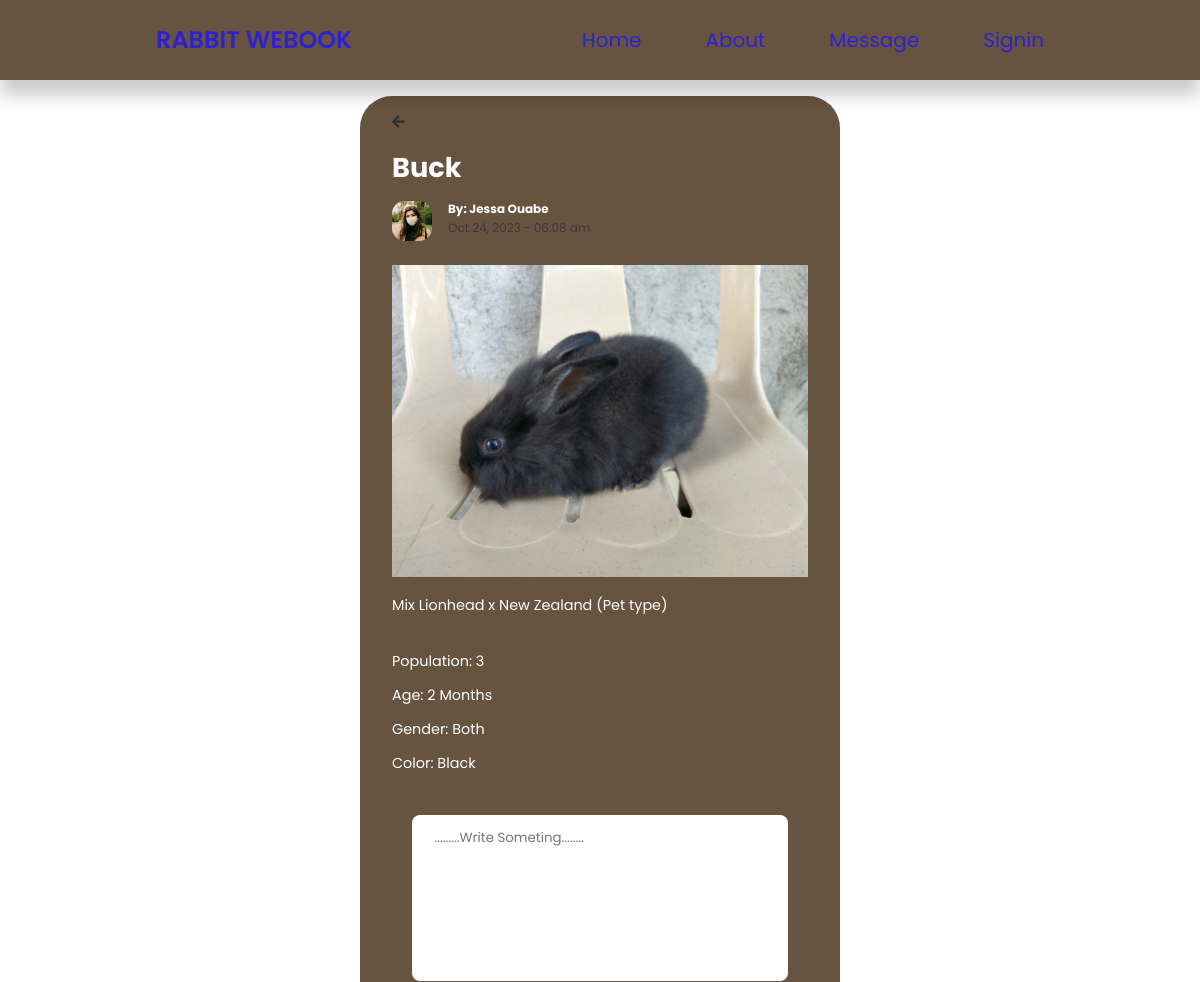
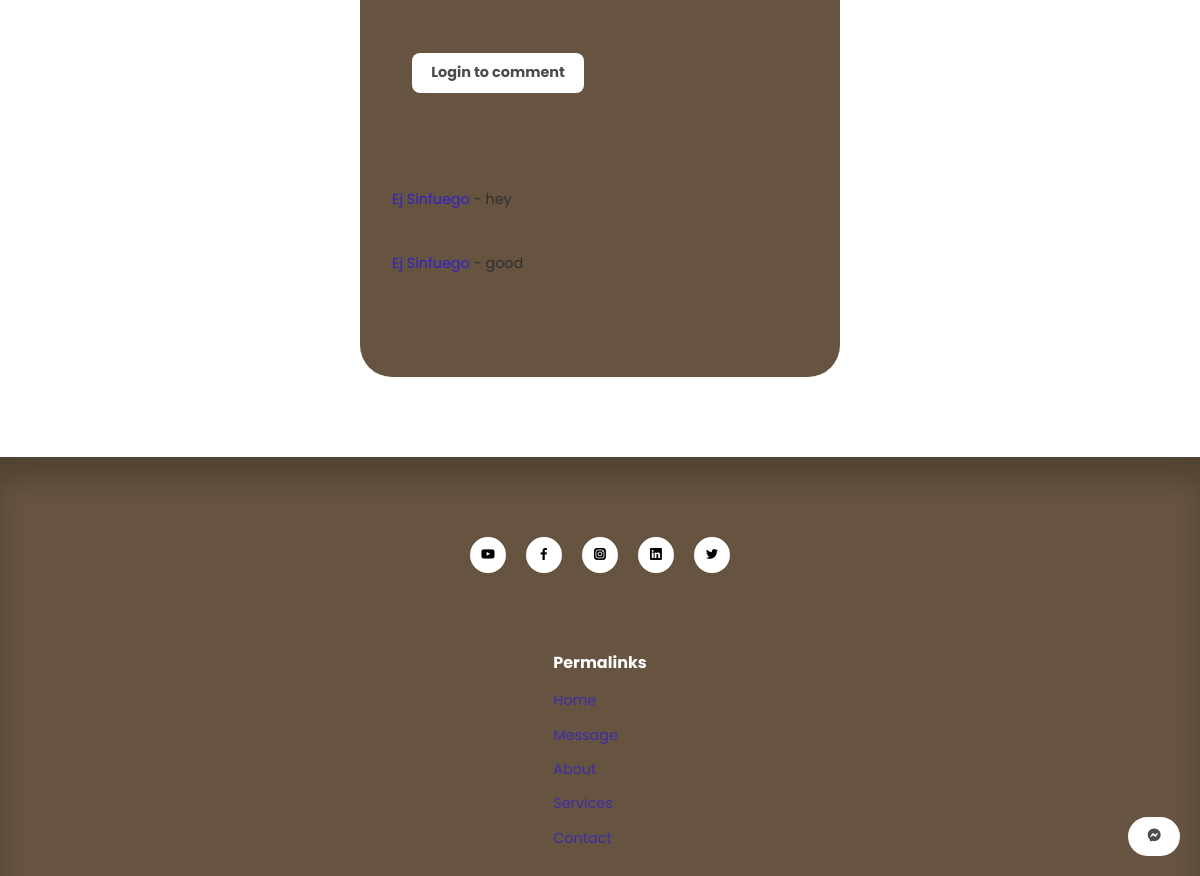
Page /post.php?id=70 on the committed database (2 pictures, top to bottom).
### tables this page shows
CREATE TABLE `posts` (
  `id` int(11) UNSIGNED NOT NULL,
  `title` varchar(255) NOT NULL,
  `body` text NOT NULL,
  `thumbnail` varchar(255) NOT NULL,
  `date_time` timestamp NOT NULL DEFAULT current_timestamp(),
  `category_id` int(11) UNSIGNED DEFAULT NULL,
  `author_id` int(11) UNSIGNED NOT NULL,
  `is_featured` tinyint(1) NOT NULL,
  `age` varchar(255) NOT NULL,
  `color` varchar(255) NOT NULL,
  `gender` varchar(255) NOT NULL,
  `population` varchar(255) NOT NULL
);

CREATE TABLE `users` (
  `id` int(11) UNSIGNED NOT NULL,
  `unique_id` varchar(255) NOT NULL,
  `firstname` varchar(50) NOT NULL,
  `lastname` varchar(50) NOT NULL,
  `username` varchar(50) NOT NULL,
  `email` varchar(255) NOT NULL,
  `password` varchar(255) NOT NULL,
  `avatar` varchar(255) NOT NULL,
  `is_admin` tinyint(1) NOT NULL,
  `status` varchar(255) NOT NULL,
  `address` varchar(1000) NOT NULL,
  `contact` varchar(12) NOT NULL,
  `location` int(11) DEFAULT NULL
);

CREATE TABLE `comments` (
  `comment_id` int(11) NOT NULL,
  `comment` longtext NOT NULL,
  `date_posted` datetime NOT NULL,
  `post_id` int(11) NOT NULL,
  `user_id` int(11) NOT NULL
);

### post.php (the view, shortened to what this page needs)
<?php
require 'partials/header.php';
if(isset($_GET['id'])) {
    $id = filter_var($_GET['id'], FILTER_SANITIZE_NUMBER_INT);
    $query = "SELECT * FROM posts WHERE id=$id";
    $result = mysqli_query($connection, $query);
    $post = mysqli_fetch_assoc($result);
} else {
    header('location: ' . ROOT_URL . 'home.php');
    die();
}
?>
    <section class="singlepost">
        <div class="container singlepost__container">
        <i class="fas fa-arrow-left"></i><a href="index.php"><h2> <?= $post['title'] ?></h2></a>
            <div class="post__author">
                    <?php
                        $author_id = $post['author_id'];
                        $author_query = "SELECT *FROM users WHERE id=$author_id";
                        $author_result = mysqli_query($connection, $author_query);
                        $author = mysqli_fetch_assoc($author_result);
                    ?>
                        <div class="post__author-avatar">
                            <img src="<?= ROOT_URL?>images/<?= $author['avatar'] ?>">
                        </div>
                        <div class="post__author-info">
                        <h5>By: <a href="get-profile.php?id=<?= $author['id'] ?>" class="cc"><?= ucwords( "{$author['firstname']} {$author['lastname']}") ?></a></h5>
                        <small><?= date("M d, Y - h:i a", strtotime($post['date_time'])) ?></small>
                    </div>
            </div>
            <div class="singlepost__thumbnail">
                <img src="./images/<?= $post['thumbnail'] ?>">
            </div>
            <p><?= $post['body'] ?></p><br>
            <p>Population: <?= $post['population'] ?></p>
            <p>Age: <?= $post['age'] ?></p>
            <p>Gender: <?= $post['gender'] ?></p>
            <p>Color: <?= $post['color'] ?></p>
            <!DOCTYPE html>
<html>
<head>
</head>
<body>
	<div id="container">
					<form method="post" action="submitComment.php">
					<textarea name="comment" rows="7" cols="64" style="" placeholder=".........Write Someting........" required></textarea>
					<br>
                    <?php if(isset($_SESSION['user-id'])): ?>
					<button type="submit" name="post">&nbsp;POST</button>
                    <?php else: ?>
                    <a href="login.php" class="btn">Login to comment</a>
                    <?php endif; ?>
					<br>
					</form>
							<?php
								$comment_query = mysqli_query($connection,"SELECT * ,UNIX_TIMESTAMP() - date_posted AS TimeSpent FROM comments LEFT JOIN users on users.id = comments.user_id where post_id = '$id'") or die (mysqli_error());
								while ($comment_row=mysqli_fetch_array($comment_query)){
								$comment_by = $comment_row['firstname']." ".  $comment_row['lastname'];
							?>
					<br><a href="#"><?php echo $comment_by; ?></a> - <?php echo $comment_row['comment']; ?>
					<br>
					<br>
							<?php
							}
							?>
</body>
</html>
        </div>
    </section>
<?php
require 'partials/footer.php';
?>

### css/style27.css (style rules this page uses)
:root { --color-primary: #9c9c79; --color-primary-light: hsl(242, 91%, 69%, 18%); --color-primary-variant: #5854c7; --color-red: red; --color-red-light: hsl(346, 87%, 46%, 15%); --color-green: #00c476; --color-green-light: hsl(156, 100%, 38%, 15%); --color-gray-1000: #d3b68d; --color-gray-900: #d3b68d; --color-gray-700: #5877cc; --color-gray-300: white; --color-gray-200: rgba(244, 244, 247, 0.7); --color-white: #ffffff; --color-bg: #9c9c79; --transition: all 300ms ease; --container-width-lg: 74%; --container-width-md: 88%; --form-width: 40%; --card-border-radius-1: 0.3rem; --card-border-radius-2: 0.5rem; --card-border-radius-3: 0.8rem; --card-border-radius-4: 2rem; --card-border-radius-5: 5rem; }
* { margin: 0; padding: 0; outline: 0; border: 0; appearance: 0; list-style: none; text-decoration: none; box-sizing: border-box; }
body { font-family: 'Montserrat', sans-serif; line-height: 1.6; color: var(--color-gray-200); overflow-x: hidden; background: var(--color-bg); font-size: 0.9rem; }
.container { width: var(--container-width-lg); max-width: 1800px; margin-inline: auto; }
section { margin-top: 3rem; width: 100vw; }
h1, h2, h3, h4, h5 { color: var(--color-white); line-height: 1.3; }
h2 { font-size: 1.7rem; margin: 1rem 0; }
a { color: var(--color-white); transition: var(--transition); }
img { display: block; width: 100%; object-fit: cover; }
.btn { display: inline-block; width: fit-content; padding: 0.6rem 1.2rem; background-color: var(--color-primary); border-radius: var(--card-border-radius-2); cursor: pointer; transition: var(--transition); color: var(--color-white); }
.singlepost, .singlepost-x { margin: 6rem 0 5rem; justify-content: space-between; }
.singlepost__container { width: var(--form-width); background: var(--color-gray-900); padding: 1rem 2rem 1rem; justify-content: space-between; margin-bottom: 10px; }
.singlepost__thumbnail, .singlepost__thumbnail-x { margin: 1.5rem 0 1rem; }
.singlepost__container p { margin-top: 0.6rem; line-height: 1.6; }
form { display: flex; flex-direction: column; gap: 1rem; padding: 20px; }
input, textarea, select { margin-top: 20px; padding: 0.8rem 1.4rem; background-color: #dbdfe9; border-radius: var(--card-border-radius-2); resize: none; color: rgb(0, 0, 0); }
h2 { margin-left: 200px; margin-bottom: 20px; }

### css/style5.css (style rules this page uses)
* { margin: 0; padding: 0; box-sizing: border-box; text-decoration: none; font-family: 'Poppins', sans-serif; }
small { color: #3a3a3a; }

### css/style.css (style rules this page uses)
body { font-family: -apple-system, BlinkMacSystemFont, Roboto, Segoe UI, Helvetica Neue, Helvetica, Arial, sans-serif; margin: 0 auto; -webkit-font-smoothing: antialiased; box-sizing: border-box; color: #2f2f2f; line-height: 1.5; }
a { text-decoration: none; color: #2f20d1; }
img { height: auto; max-width: 100%; vertical-align: middle; }

### post.php (style rules this page uses)
.cc, h5, h2 { color: #fff; cursor: pointer; }

### rows in the picture
posts: title "Buck", date_time "Oct 24, 2023 - 06:08 am", thumbnail (picture), body "Mix Lionhead x New Zealand (Pet type)", population "3", age "2 Months", gender "Both", color "Black"
users: avatar (picture), firstname+lastname "Jessa Ouabe"
comments: user.lastname "Ej Sinfuego", comment "hey"
comments: user.lastname "Ej Sinfuego", comment "good"
